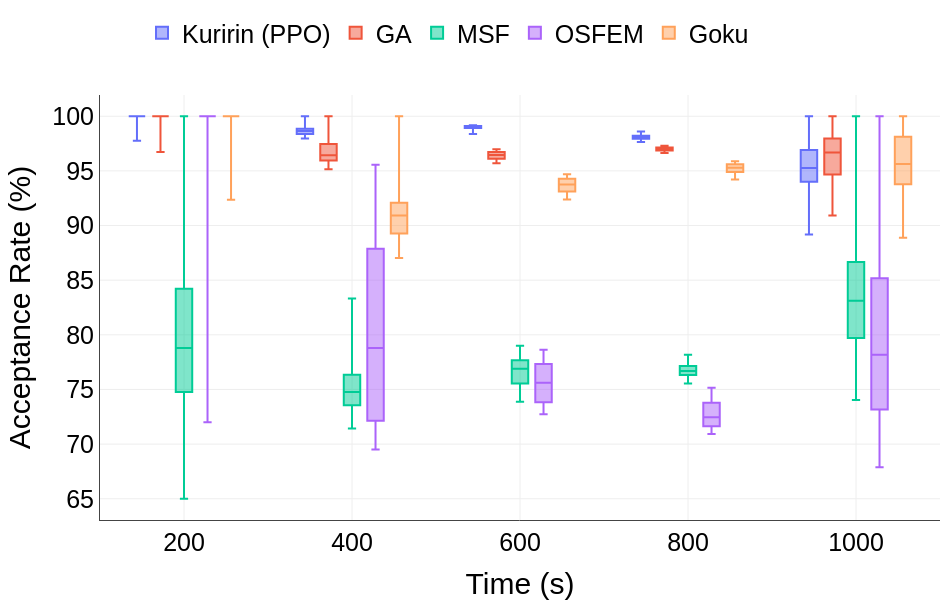

Notebook cell for this chart:
### Code cell
# Criando o gráfico de box plot
fig = px.box(
    df_long,
    x="Time (s)",
    y="Acceptance Rate (%)",
    color="Method",
    title=None,
    orientation="v",
    points=False,
)

fig.update_traces(quartilemethod="exclusive")


draft_template = go.layout.Template()
draft_template.layout.annotations = [
    dict(
        name="draft watermark",
        text="",
        textangle=-30,
        opacity=0.1,
        font=dict(color="black", size=100),
        xref="paper",
        yref="paper",
        x=0.5,
        y=0.5,
        showarrow=False,
    )
]

fig.update_layout(
    yaxis=dict(showline=True, showgrid=True),
    xaxis=dict(showline=True, showgrid=True),
    legend_title=None,
    margin=dict(l=100, r=10, b=80, t=25),
    autosize=True,
    width=950,
    height=600,
    template=draft_template,
    legend=dict(x=0.05, y=1.2, traceorder="normal", orientation="h"),
    font=dict(family="Arial", size=25, color="Black"),
)

# Exibindo o gráfico
fig.show()

### Figure 1 — Plotly figure (JSON) as saved in the notebook; plotly's stock layout.template omitted (floating-point values rounded to 4 significant figures; data arrays with more than 128 entries replaced by an {"elided": "..."} marker saying what was removed)
{"data": [{"alignmentgroup": "True", "boxpoints": false, "hovertemplate": "Method=Kuririn (PPO)<br>Time (s)=%{x}<br>Acceptance Rate (%)=%{y}<extra></extra>", "legendgroup": "Kuririn (PPO)", "marker": {"color": "#636efa"}, "name": "Kuririn (PPO)", "notched": false, "offsetgroup": "Kuririn (PPO)", "orientation": "v", "quartilemethod": "exclusive", "showlegend": true, "type": "box", "x": {"elided": "3582 int values"}, "x0": " ", "xaxis": "x", "y": {"elided": "3582 str values"}, "y0": " ", "yaxis": "y"}, {"alignmentgroup": "True", "boxpoints": false, "hovertemplate": "Method=GA<br>Time (s)=%{x}<br>Acceptance Rate (%)=%{y}<extra></extra>", "legendgroup": "GA", "marker": {"color": "#EF553B"}, "name": "GA", "notched": false, "offsetgroup": "GA", "orientation": "v", "quartilemethod": "exclusive", "showlegend": true, "type": "box", "x": {"elided": "3582 int values"}, "x0": " ", "xaxis": "x", "y": {"elided": "3582 str values"}, "y0": " ", "yaxis": "y"}, {"alignmentgroup": "True", "boxpoints": false, "hovertemplate": "Method=MSF<br>Time (s)=%{x}<br>Acceptance Rate (%)=%{y}<extra></extra>", "legendgroup": "MSF", "marker": {"color": "#00cc96"}, "name": "MSF", "notched": false, "offsetgroup": "MSF", "orientation": "v", "quartilemethod": "exclusive", "showlegend": true, "type": "box", "x": {"elided": "3582 int values"}, "x0": " ", "xaxis": "x", "y": {"elided": "3582 str values"}, "y0": " ", "yaxis": "y"}, {"alignmentgroup": "True", "boxpoints": false, "hovertemplate": "Method=OSFEM<br>Time (s)=%{x}<br>Acceptance Rate (%)=%{y}<extra></extra>", "legendgroup": "OSFEM", "marker": {"color": "#ab63fa"}, "name": "OSFEM", "notched": false, "offsetgroup": "OSFEM", "orientation": "v", "quartilemethod": "exclusive", "showlegend": true, "type": "box", "x": {"elided": "3582 int values"}, "x0": " ", "xaxis": "x", "y": {"elided": "3582 str values"}, "y0": " ", "yaxis": "y"}, {"alignmentgroup": "True", "boxpoints": false, "hovertemplate": "Method=Goku<br>Time (s)=%{x}<br>Acceptance Rate (%)=%{y}<extra></extra>", "legendgroup": "Goku", "marker": {"color": "#FFA15A"}, "name": "Goku", "notched": false, "offsetgroup": "Goku", "orientation": "v", "quartilemethod": "exclusive", "showlegend": true, "type": "box", "x": {"elided": "3582 int values"}, "x0": " ", "xaxis": "x", "y": {"elided": "3582 str values"}, "y0": " ", "yaxis": "y"}], "layout": {"autosize": true, "boxmode": "group", "font": {"color": "Black", "family": "Arial", "size": 25}, "height": 600, "legend": {"orientation": "h", "title": {}, "tracegroupgap": 0, "traceorder": "normal", "x": 0.05, "y": 1.2}, "margin": {"b": 80, "l": 100, "r": 10, "t": 25}, "width": 950, "xaxis": {"anchor": "y", "domain": [0, 1], "showgrid": true, "showline": true, "title": {"text": "Time (s)"}}, "yaxis": {"anchor": "x", "domain": [0, 1], "showgrid": true, "showline": true, "title": {"text": "Acceptance Rate (%)"}}}}
